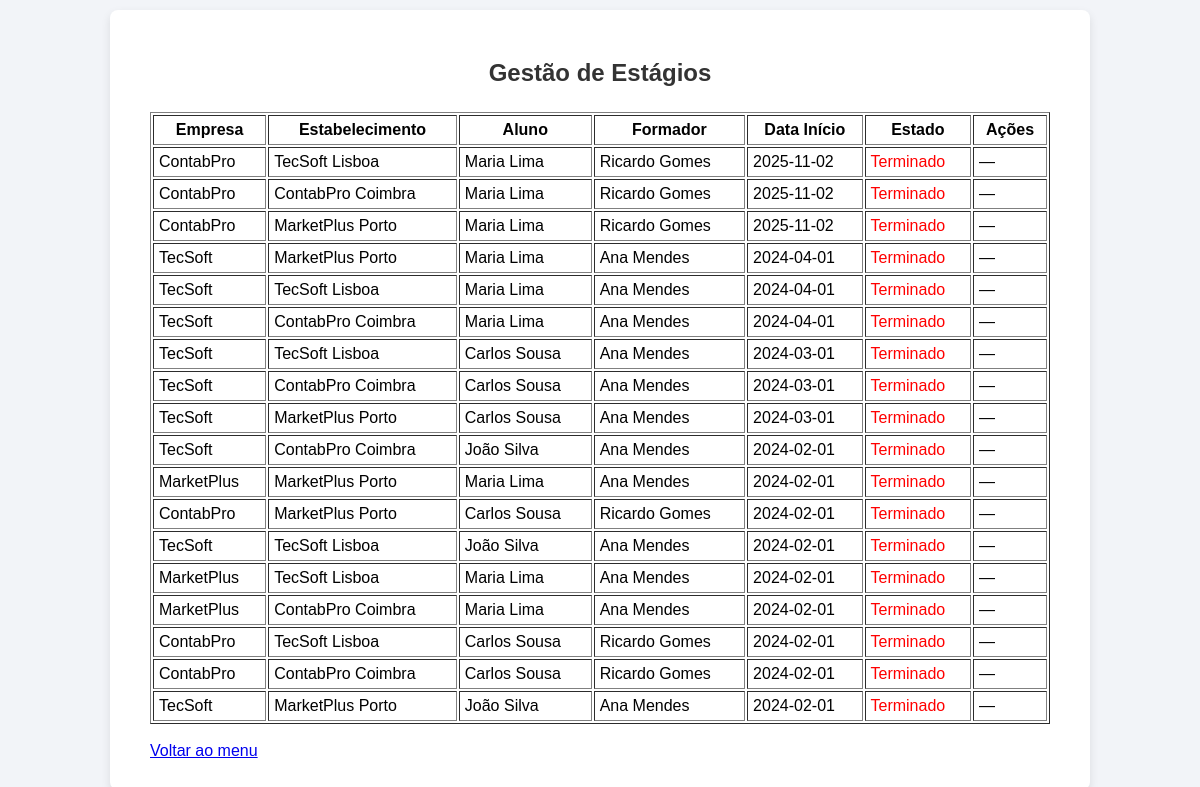
/siestagios/admin/gerir_estagios.php (signed in), run on the app's committed database.
### tables this page shows
CREATE TABLE `estagio` (
  `estabelecimento_empresa_id` int(11) NOT NULL,
  `estabelecimento_id` int(11) NOT NULL,
  `aluno_id` int(11) NOT NULL,
  `formador_id` int(11) NOT NULL,
  `data_inicio` date DEFAULT NULL,
  `data_fim` date DEFAULT NULL,
  `nota_empresa` double DEFAULT NULL,
  `nota_escola` double NOT NULL,
  `nota_relatorio` double NOT NULL,
  `nota_procura` double NOT NULL,
  `nota_final` double DEFAULT NULL,
  `classificacao` tinyint(1) DEFAULT NULL
);

CREATE TABLE `empresa` (
  `responsavel_id` int(11) DEFAULT NULL,
  `empresa_id` int(11) NOT NULL,
  `num_contribuinte` char(9) DEFAULT NULL,
  `firma` varchar(150) DEFAULT NULL,
  `morada_sede` varchar(150) DEFAULT NULL,
  `localidade` varchar(150) DEFAULT NULL,
  `codigo_postal` char(8) DEFAULT NULL,
  `telefone` varchar(150) DEFAULT NULL,
  `email` varchar(150) DEFAULT NULL,
  `website` varchar(150) DEFAULT NULL,
  `tipo_organizacao` varchar(150) DEFAULT NULL,
  `observacoes` varchar(150) DEFAULT NULL
);

CREATE TABLE `estabelecimento` (
  `empresa_id` int(11) NOT NULL,
  `responsavel_id` int(11) NOT NULL,
  `zona_id` int(11) NOT NULL,
  `estabelecimento_id` int(11) NOT NULL,
  `nome_comercial` varchar(150) DEFAULT NULL,
  `morada` varchar(150) DEFAULT NULL,
  `localidade` varchar(150) DEFAULT NULL,
  `codigo_postal` varchar(150) DEFAULT NULL,
  `telefone` varchar(150) DEFAULT NULL,
  `email` varchar(150) DEFAULT NULL,
  `foto` int(11) DEFAULT NULL,
  `horario_funcionamento` varchar(150) DEFAULT NULL,
  `data_surgimento` date DEFAULT NULL,
  `aceitou_estagiarios` varchar(150) DEFAULT NULL,
  `observacoes` varchar(150) DEFAULT NULL
);

CREATE TABLE `utilizador` (
  `utilizador_id` int(11) NOT NULL,
  `login` varchar(150) DEFAULT NULL,
  `password` varchar(150) DEFAULT NULL,
  `nome` varchar(150) DEFAULT NULL,
  `tipo` enum('aluno','formador','administrativo','') NOT NULL
);

### siestagios/admin/gerir_estagios.php (the view, shortened to what this page needs)
<?php
require_once "../includes/db.php";
$sql = "
SELECT
    est.estabelecimento_empresa_id,
    est.estabelecimento_id,
    est.aluno_id,
    est.formador_id,
    est.data_inicio,
    est.data_fim,
    emp.firma AS empresa,
    estb.nome_comercial AS estabelecimento,
    u1.nome AS aluno,
    u2.nome AS formador
FROM estagio est
JOIN empresa emp
    ON emp.empresa_id = est.estabelecimento_empresa_id
JOIN estabelecimento estb
    ON estb.estabelecimento_id = est.estabelecimento_id
JOIN utilizador u1
    ON u1.utilizador_id = est.aluno_id
JOIN utilizador u2
    ON u2.utilizador_id = est.formador_id
ORDER BY est.data_inicio DESC
";
$estagios = $pdo->query($sql)->fetchAll();
?>
<!DOCTYPE html>
<html lang="pt">
<head>
    <link rel="stylesheet" href="../css/style.css">
</head>
<body>
<div class="login-box" style="width:900px">
    <h2>Gestão de Estágios</h2>
    <table border="1" cellpadding="5" width="100%">
        <tr>
            <th>Empresa</th>
            <th>Estabelecimento</th>
            <th>Aluno</th>
            <th>Formador</th>
            <th>Data Início</th>
            <th>Estado</th>
            <th>Ações</th>
        </tr>
        <?php foreach ($estagios as $e):
            $key = implode("|", [
                $e['estabelecimento_empresa_id'],
                $e['estabelecimento_id'],
                $e['aluno_id'],
                $e['formador_id'],
                $e['data_inicio']
            ]);
        ?>
        <tr>
            <td><?= htmlspecialchars($e['empresa']) ?></td>
            <td><?= htmlspecialchars($e['estabelecimento']) ?></td>
            <td><?= htmlspecialchars($e['aluno']) ?></td>
            <td><?= htmlspecialchars($e['formador']) ?></td>
            <td><?= htmlspecialchars($e['data_inicio']) ?></td>
            <td>
                <?= $e['data_fim'] ? '<span style="color:red">Terminado</span>' : 'Em curso' ?>
            </td>
            <td>
                <?php if (!$e['data_fim']): ?>
                    <a href="gerir_estagios.php?apagar=<?= urlencode($key) ?>"
                       onclick="return confirm('Apagar este estágio?');">
                        Apagar
                    </a>
                <?php else: ?>
                    —
                <?php endif; ?>
            </td>
        </tr>
        <?php endforeach; ?>
    </table>
    <br>
    <a href="index.php">Voltar ao menu</a>
</div>
</body>
</html>

### siestagios/css/style.css (style rules this page uses)
body { margin: 0; padding: 0; font-family: Arial, Helvetica, sans-serif; background: #f2f4f8; height: 100vh; display: flex; justify-content: center; align-items: center; }
.login-box { background: #ffffff; padding: 30px 40px; width: 420px; border-radius: 8px; box-shadow: 0 4px 10px rgba(0,0,0,0.1); }
.login-box h2 { text-align: center; margin-bottom: 25px; color: #333; }

### data on the page
estagio: empresa.firma "ContabPro", estabelecimento.nome_comercial "TecSoft Lisboa", utilizador.nome "Maria Lima", utilizador.nome "Ricardo Gomes", data_inicio "2025-11-02", data_fim "Terminado", estabelecimento.nome_comercial "ContabPro Coimbra", estabelecimento.nome_comercial "MarketPlus Porto"
estagio: empresa.firma "TecSoft", estabelecimento.nome_comercial "MarketPlus Porto", utilizador.nome "Maria Lima", utilizador.nome "Ana Mendes", data_inicio "2024-04-01", data_fim "Terminado", estabelecimento.nome_comercial "TecSoft Lisboa", estabelecimento.nome_comercial "ContabPro Coimbra"
estagio: empresa.firma "TecSoft", estabelecimento.nome_comercial "TecSoft Lisboa", utilizador.nome "Carlos Sousa", utilizador.nome "Ana Mendes", data_inicio "2024-03-01", data_fim "Terminado", estabelecimento.nome_comercial "ContabPro Coimbra", estabelecimento.nome_comercial "MarketPlus Porto"
estagio: empresa.firma "TecSoft", estabelecimento.nome_comercial "ContabPro Coimbra", utilizador.nome "João Silva", utilizador.nome "Ana Mendes", data_inicio "2024-02-01", data_fim "Terminado", estabelecimento.nome_comercial "TecSoft Lisboa", estabelecimento.nome_comercial "MarketPlus Porto"
estagio: empresa.firma "MarketPlus", estabelecimento.nome_comercial "MarketPlus Porto", utilizador.nome "Maria Lima", utilizador.nome "Ana Mendes", data_inicio "2024-02-01", data_fim "Terminado", estabelecimento.nome_comercial "TecSoft Lisboa", estabelecimento.nome_comercial "ContabPro Coimbra"
estagio: empresa.firma "ContabPro", estabelecimento.nome_comercial "MarketPlus Porto", utilizador.nome "Carlos Sousa", utilizador.nome "Ricardo Gomes", data_inicio "2024-02-01", data_fim "Terminado", estabelecimento.nome_comercial "TecSoft Lisboa", estabelecimento.nome_comercial "ContabPro Coimbra"
